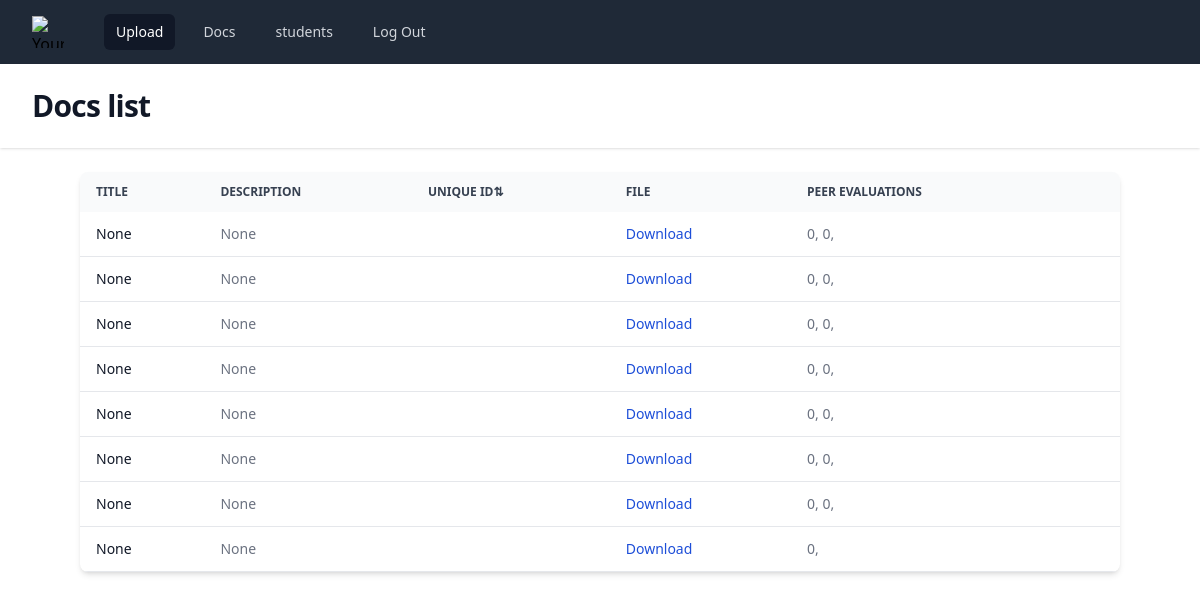
Before: /docs/ with the older database file.
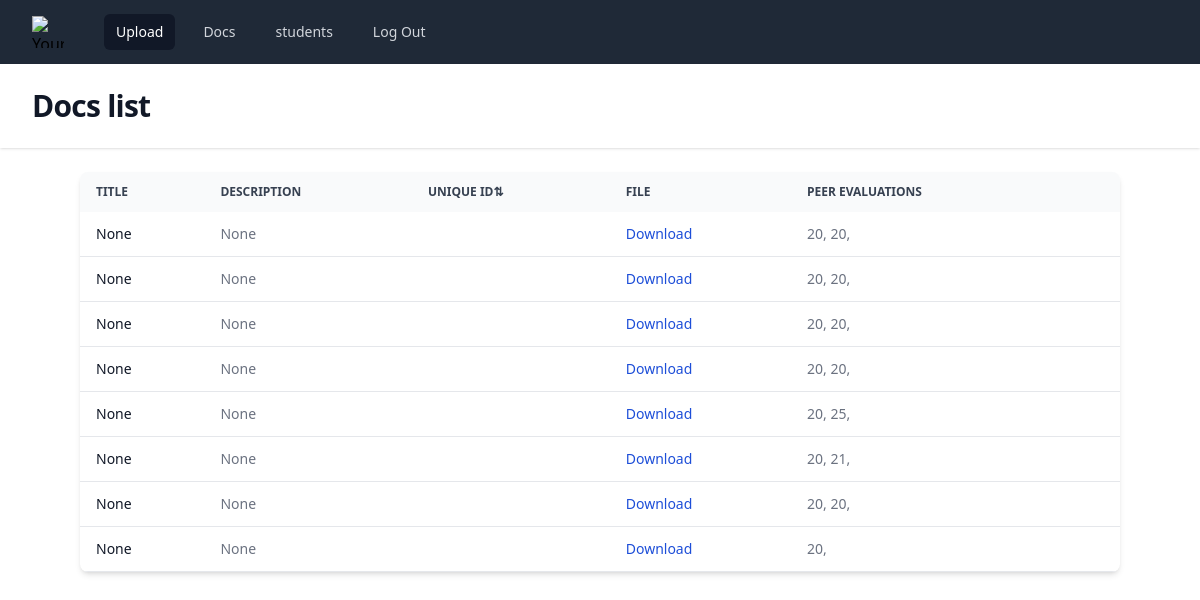
After: the same page with the newer database file.
### app/models.py (models this page shows, shortened)
class documents(models.Model):
    id = models.AutoField(primary_key=True)
    title = models.CharField(max_length=200, blank=True, null=True)
    description = models.TextField(null=True)
    user_id = models.ForeignKey(User, on_delete=models.CASCADE)
    peer_evaluations = models.ManyToManyField('PeerEvaluation')
    uid = models.ForeignKey('Student', on_delete=models.CASCADE)
    file = models.FileField(upload_to='documents/')

class PeerEvaluation(models.Model):
    evaluator_id = models.IntegerField()
    evaluation_date = models.DateTimeField(auto_now_add=True)
    evaluation = models.TextField()
    feedback = models.TextField()
    score = models.IntegerField()
    document = models.ForeignKey('documents', on_delete=models.CASCADE)
    evaluated = models.BooleanField(default=False)
    ticket = models.IntegerField(default=0)
    evaluated_by = models.ForeignKey(User, on_delete=models.CASCADE, null=True, related_name='evaluated_by')

### app/views.py (the view)
# urls.py: path('docs/', evaluationList),
def evaluationList(request):
    docs = []
    for doc in documents.objects.all():
        evaluations = PeerEvaluation.objects.filter(document_id=doc.id)
        docs.append({
            'doc': doc,
            'evaluations': evaluations
        })
    return render(request, 'docs.html', {'docs': docs})

### app/templates/docs.html (shortened to what this page needs)
{% extends "base.html" %} {% block title %} PeerEval : : Home {% endblock %} {% block header %} Docs list {% endblock %} {% block content %}
<div class="mx-auto max-w-screen-xl px-4 lg:px-12">
  <div
    class="bg-white dark:bg-gray-800 relative shadow-md sm:rounded-lg overflow-hidden"
  >
    <div class="overflow-x-auto">
      <table
        id="docsTable"
        class="w-full text-sm text-left text-gray-500 dark:text-gray-400"
      >
        <thead
          class="text-xs text-gray-700 uppercase bg-gray-50 dark:bg-gray-700 dark:text-gray-400"
        >
          <tr>
            <th scope="col" class="px-4 py-3">Title</th>
            <th scope="col" class="px-4 py-3">Description</th>
            <th scope="col" class="px-4 py-3" id="sortRollNo">
              Unique ID<span id="sort-icon">⇅</span>
            </th>
            <th scope="col" class="px-4 py-3">File</th>
            <th scope="col" class="px-4 py-3">Peer Evaluations</th>
            <th scope="col" class="px-4 py-3">
            </th>
          </tr>
        </thead>
        <tbody>
          {% for doc in docs %}
          <tr class="border-b dark:border-gray-700">
            <th
              scope="row"
              class="px-4 py-3 font-medium text-gray-900 whitespace-nowrap dark:text-white"
            >
              {{ doc.doc.title }}
            </th>
            <td class="px-4 py-3">{{ doc.doc.description }}</td>
            <td class="px-4 py-3 roll-no">{{ doc.doc.roll_no }}</td>
            <td class="px-4 py-3">
              <a
                href="{{ doc.doc.file.url }}"
                class="text-blue-700 hover:underline dark:text-blue-400 dark:hover:text-blue-300"
                target="_blank"
                >Download</a
              >
            </td>
            <td class="px-4 py-3">
              {% if doc.evaluations %} {% for eval in doc.evaluations %}
              {{ eval.score }}, {% endfor %} {% else %} No evaluations yet {% endif %}
            </td>
          </tr>
          {% endfor %}
        </tbody>
      </table>
    </div>
  </div>
</div>
{% endblock %}

### app/templates/base.html (shortened to what this page needs)
<!DOCTYPE html>
<html lang="en">
  <head>
    <script src="https://cdn.tailwindcss.com"></script>
    <link href="https://cdn.jsdelivr.net/npm/flowbite@2.5.2/dist/flowbite.min.css" rel="stylesheet" />
  </head>
  <body>
    <div class="min-h-full">
      <nav class="bg-gray-800">
        <div class="mx-auto max-w-7xl px-4 sm:px-6 lg:px-8">
          <div class="flex h-16 items-center justify-between">
            <div class="flex items-center">
              <div class="shrink-0">
                <img
                  class="size-8"
                  src="https://tailwindui.com/plus/img/logos/mark.svg?color=indigo&shade=500"
                  alt="Your Company"
                />
              </div>
              <div class="hidden md:block">
                <div class="ml-10 flex items-baseline space-x-4">
                  <a
                    href="/home"
                    class="rounded-md bg-gray-900 px-3 py-2 text-sm font-medium text-white"
                    aria-current="page"
                    >Upload</a
                  >
                  <a
                    href="/docs"
                    class="rounded-md px-3 py-2 text-sm font-medium text-gray-300 hover:bg-gray-700 hover:text-white"
                    >Docs</a
                  >
                  <a
                    href="/students"
                    class="rounded-md px-3 py-2 text-sm font-medium text-gray-300 hover:bg-gray-700 hover:text-white"
                    >students</a
                  >
                  <a
                    href="/logout"
                    class="rounded-md px-3 py-2 text-sm font-medium text-gray-300 hover:bg-gray-700 hover:text-white"
                    >Log Out</a
                  >
                </div>
              </div>
            </div>
          </div>
        </div>
      </nav>
      <header class="bg-white shadow">
        <div class="mx-auto max-w-7xl px-4 py-6 sm:px-6 lg:px-8">
          <h1 class="text-3xl font-bold tracking-tight text-gray-900">
            {% block header %} {%endblock%}
          </h1>
        </div>
      </header>
      <main>
        <div class="mx-auto max-w-7xl px-4 py-6 sm:px-6 lg:px-8">
            {% block content %}
            {% endblock %}
        </div>
      </main>
    </div>
  </body>
</html>

### app/templates/base.html (style rules this page uses)
h1 { color: green; font-weight: bold; }
img { width: 60%; }

Changed rows visible on the page:
changed PeerEvaluation (number 1 of 15 on the later page): score "0" → "20"
changed PeerEvaluation (number 2 of 15 on the later page): score "0" → "20"
changed PeerEvaluation (number 3 of 15 on the later page): score "0" → "20"
changed PeerEvaluation (number 4 of 15 on the later page): score "0" → "20"
changed PeerEvaluation (number 5 of 15 on the later page): score "0" → "20"
changed PeerEvaluation (number 6 of 15 on the later page): score "0" → "20"
changed PeerEvaluation (number 7 of 15 on the later page): score "0" → "20"
changed PeerEvaluation (number 8 of 15 on the later page): score "0" → "20"
changed PeerEvaluation (number 9 of 15 on the later page): score "0" → "20"
changed PeerEvaluation (number 10 of 15 on the later page): score "0" → "25"
changed PeerEvaluation (number 11 of 15 on the later page): score "0" → "20"
changed PeerEvaluation (number 12 of 15 on the later page): score "0" → "21"
changed PeerEvaluation (number 13 of 15 on the later page): score "0" → "20"
changed PeerEvaluation (number 14 of 15 on the later page): score "0" → "20"
changed PeerEvaluation (number 15 of 15 on the later page): score "0" → "20"
